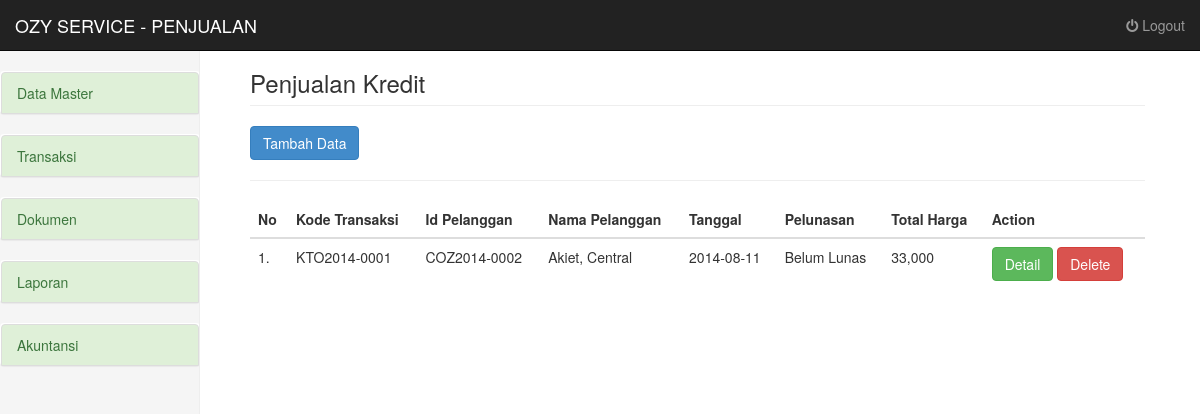
Page /penjualan/input_penjualan_kredit/index.php (signed in) on the committed database.
### tables this page shows
CREATE TABLE IF NOT EXISTS `transaksi` (
  `kode_transaksi` varchar(20) NOT NULL,
  `id_pelanggan` varchar(20) NOT NULL,
  `tanggal_pesan` date NOT NULL,
  `tanggal_lunas` date NOT NULL,
  `diskon` int(20) NOT NULL,
  `total_harga` int(20) NOT NULL,
  PRIMARY KEY (`kode_transaksi`)
);

CREATE TABLE IF NOT EXISTS `pelanggan` (
  `id_pelanggan` varchar(20) NOT NULL,
  `nama_pelanggan` text NOT NULL,
  `toko` varchar(20) NOT NULL,
  `alamat` text NOT NULL,
  `no_telepon` text NOT NULL,
  `email` varchar(30) NOT NULL,
  PRIMARY KEY (`id_pelanggan`)
);

### penjualan/input_penjualan_kredit/index.php (the view, shortened to what this page needs)
<?php
require_once("../templates/header.php");
$dat_server = mktime(date("G"),date("i"),date("s"),date("n"),date("j"),date("Y"));
$tgl = date("Y-n-j",$dat_server);
?>
<div class="col-sm-9 col-sm-offset-3 col-md-10 col-md-offset-2 main">
<h3 class="page-header"></i> Penjualan Kredit</h3>
  <div class="row">
  <div class="col-md-12">
    <a href="add.php" class="btn btn-primary"></i> Tambah Data</a>
  </div>
  </div>
  <div class="row">
  <div class="col-md-12">
    <hr/>
    <table class="table table-hover">
      <thead>
        <tr>
          <th>No</th>
          <th>Kode Transaksi</th>
          <th>Id Pelanggan</th>
          <th>Nama Pelanggan</th>
          <th>Tanggal</th>
          <th>Pelunasan</th>
          <th>Total Harga</th>
          <th colspan="3">Action</th>
        </tr>
      </thead>
      <tbody>
        <?php
        $no = 1;
        $result = mysql_query("SELECT * FROM transaksi JOIN Pelanggan ON (transaksi.id_pelanggan=Pelanggan.id_pelanggan)");
        while($row = mysql_fetch_array($result))
          {
              $tgl_awal = $row['tanggal_pesan'];
              $tgl_akhir = $tgl;
              $pecah1 = explode("-", $tgl_awal);
              $date1 = $pecah1[2];
              $mount1 = $pecah1[1];
              $year1 = $pecah1[0];
              $pecah2 = explode("-", $tgl_akhir);
              $date2 = $pecah2[2];
              $mount2 = $pecah2[1];
              $year2 = $pecah2[0];
              $jd1 = GregorianToJD($mount1, $date1, $year1);
              $jd2 = GregorianToJD($mount2, $date2, $year2);
              $selisih = $jd2 - $jd1;
              if($selisih >= 30 and $row['tanggal_lunas'] == "0000-00-00"){
                $warna = "ff0000";
                $tagih = 1;
              } else {
                $warna = "ffffff";
                $tagih = 0;
              }
        ?>
        <tr
          bgcolor="<?php echo $warna;?>">
          <td><?php echo $no; ?>.</td>
          <td><?php echo $row['kode_transaksi']; ?></td>
          <td><?php echo $row['id_pelanggan']; ?></td>
          <td><?php echo $row['nama_pelanggan']; ?>, <?php echo $row['toko']; ?></td>
          <td><?php echo $row['tanggal_pesan']; ?></td>
          <td><?php
            if($row['tanggal_lunas'] == "0000-00-00"){
              echo "Belum Lunas";
            } else {
              echo "Sudah Lunas";
            } ?>
          </td>
          <td><?php echo number_format($row['total_harga']); ?></td>
          <td><a href="view.php?kode_transaksi=<?php echo $row['kode_transaksi']; ?>&tagih=<?php echo $tagih?>" class="btn btn-success">Detail</a>
			<a onclick="return confirm('Hapus Data Ini ?')" href="delete.php?kode_transaksi=<?php echo $row['kode_transaksi']; ?>"class="btn btn-danger">Delete</a></td>
        </tr>
        <?php
          $no++;
          }
        ?>
      </tbody>
    </table>
  </div>
  </div>
</div>
<?php require_once("../templates/footer.php"); ?>

### assets/css/dashboard.css (style rules this page uses)
body { padding-top: 50px; }
.main { padding: 20px; }
@media (min-width: 768px) { .main { padding-right: 40px; padding-left: 40px; } }
.main .page-header { margin-top: 0; }

### penjualan/templates/header.php (style rules this page uses)
a { color: #444B52; text-decoration: none; }

### rows in the picture
transaksi: kode_transaksi "KTO2014-0001", id_pelanggan.id_pelanggan "COZ2014-0002", id_pelanggan.nama_pelanggan "Akiet", id_pelanggan.toko "Central", tanggal_pesan "2014-08-11", tanggal_lunas "Belum Lunas", total_harga "33,000"
